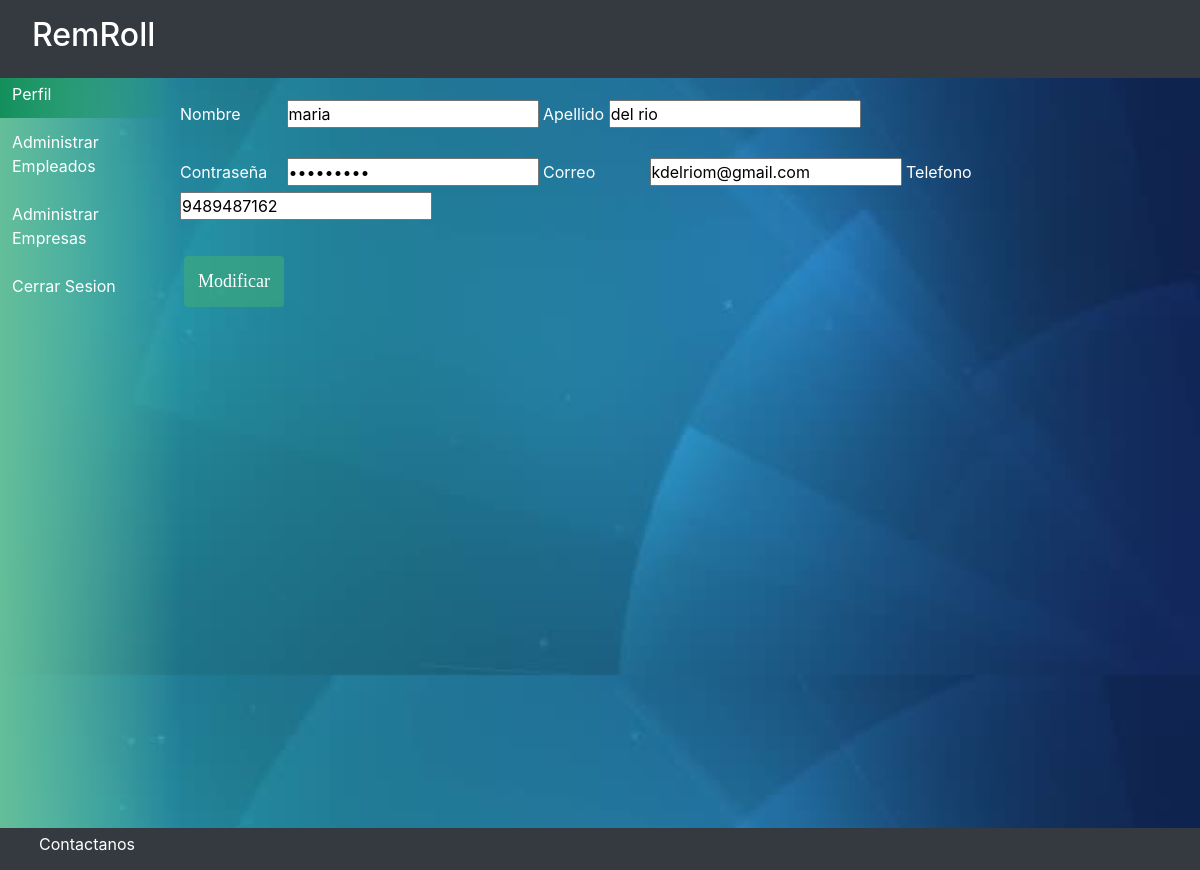
Before: /modificar_usuario/kdelriom@gmail.com/ with the older database file.
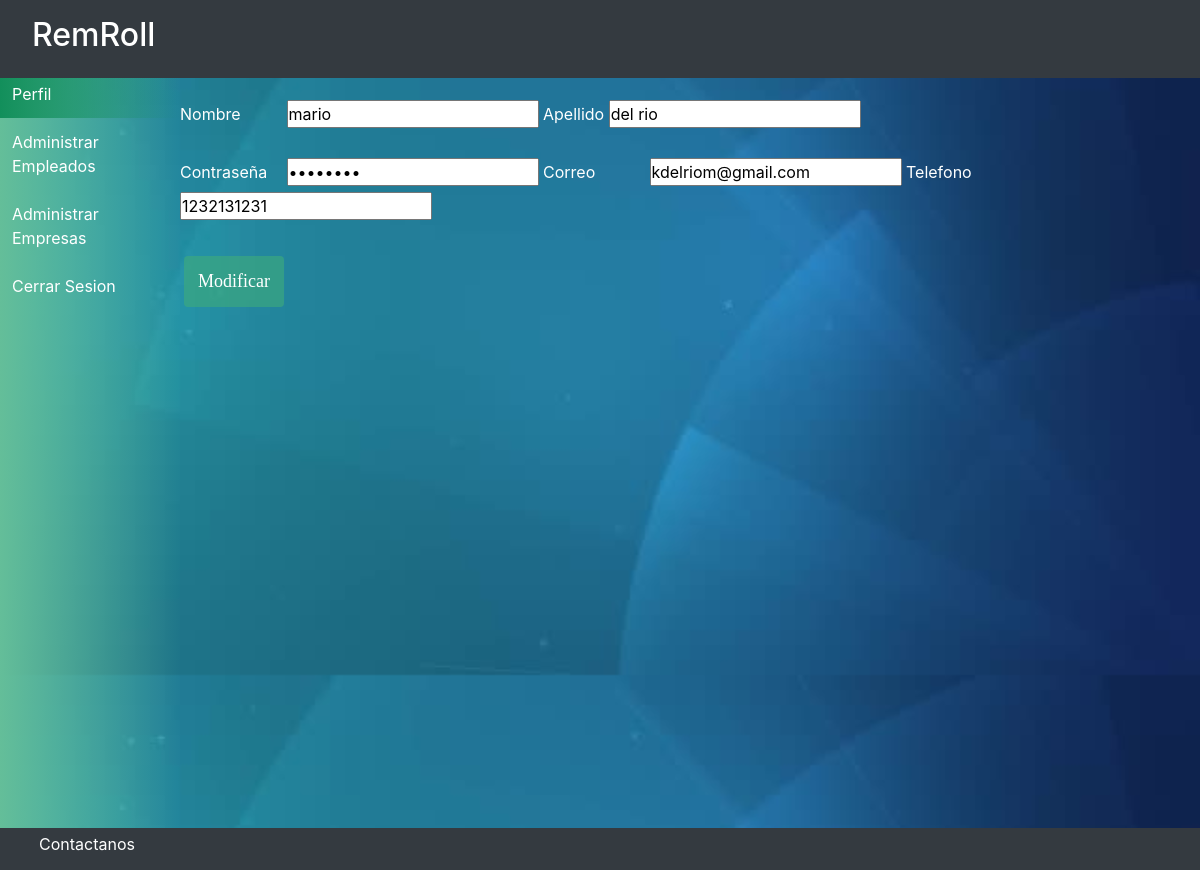
After: the same page with the newer database file.
### usuario/models.py (models this page shows)
class Usuario(models.Model):
    nombreU = models.CharField(max_length=50)
    apellidoU = models.CharField(max_length=50)
    correoU = models.CharField(max_length=12, primary_key=True)
    contraseñaU = models.CharField(max_length=50)
    telefonoU = models.IntegerField()

### usuario/views.py (the view, shortened to what this page needs)
# urls.py: path('modificar_usuario/<correoU>/', modificar_usuario, name='modificar_usuario'),
def modificar_usuario(request,correoU):
    usuario = Usuario.objects.get(correoU=correoU)
    variables = {
        'usuario':usuario
    }
    return render(request, 'usuario/modificar_usuario.html', variables)

### usuario/templates/usuario/modificar_usuario.html (shortened to what this page needs)
{%  extends 'usuario/plantilla.html'  %}
{% load static %}
  {% block contenido1 %}
  <body style="background-image: url({% static 'usuario/imagen/fondo-login.jpg' %});background-size: 100%;">
    <div id="wrapper" style="margin-top: 70px;">
      <div class="vertical-menu" id="first">
       <a href="{% url 'perfil' %}" class="active">Perfil</a>
       <a href="{% url 'lista' %}" >Administrar Empleados</a>
       <a href="{% url 'lista_empresa' %}">Administrar Empresas</a>
       <a href="{% url 'inicio' %}">Cerrar Sesion</a>
      </div>
      <div id="second" style="margin-top: 30px;">
        <form action="" method="POST">
        <label style="width: 10%;" for="">Nombre</label>
        <input id="nombreU" name="nombreU" value="{{ usuario.nombreU }}">
        <label for="">Apellido</label>
        <input id="apellidoU" name="apellidoU" value="{{ usuario.apellidoU }}">
        <br><br>
        <label style="width: 10%;" for="">Contraseña</label>
        <input type="password" id="contraseñaU" name="contraseñaU" value="{{ usuario.contraseñaU }}">
        <label style="width: 10%;" for="">Correo</label>
        <input id="correoU" name="correoU" value="{{ usuario.correoU }}">
        <label for="">Telefono</label>
        <input id="telefonoU" name="telefonoU" value="{{ usuario.telefonoU }}">
        <br><br>
        <div>
          <input style="width: 100px;" class="botones" type="submit" name="btnaddU" id="btnaddU" value="Modificar">
        </div>
      </form>
      </div>
      {% endblock contenido1 %}

Changed rows visible on the page:
changed Usuario "del rio": nombreU "maria" → "mario"; telefonoU "9489487162" → "1232131231"
